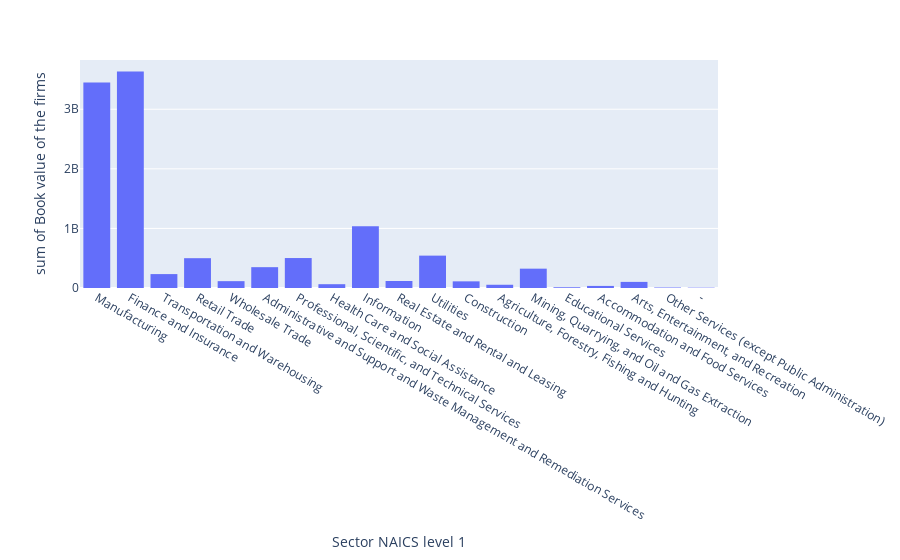

Notebook code cell kept with this figure:
### Markdown cell above
#### Book value of the firms analisys

### Code cell
px.histogram(us_firms2022, x = 'Sector NAICS\nlevel 1', y = 'Book value of the firms')

### Figure 1 — Plotly figure (JSON) as saved in the notebook; plotly's stock layout.template omitted (floating-point values rounded to 4 significant figures; data arrays with more than 128 entries replaced by an {"elided": "..."} marker saying what was removed)
{"data": [{"alignmentgroup": "True", "bingroup": "x", "histfunc": "sum", "hovertemplate": "Sector NAICS\nlevel 1=%{x}<br>sum of Book value of the firms=%{y}<extra></extra>", "legendgroup": "", "marker": {"color": "#636efa", "pattern": {"shape": ""}}, "name": "", "offsetgroup": "", "orientation": "v", "showlegend": false, "type": "histogram", "x": {"elided": "3600 str values"}, "xaxis": "x", "y": {"elided": "3600 float values"}, "yaxis": "y"}], "layout": {"barmode": "relative", "legend": {"tracegroupgap": 0}, "margin": {"t": 60}, "xaxis": {"anchor": "y", "domain": [0, 1], "title": {"text": "Sector NAICS\nlevel 1"}}, "yaxis": {"anchor": "x", "domain": [0, 1], "title": {"text": "sum of Book value of the firms"}}}}
